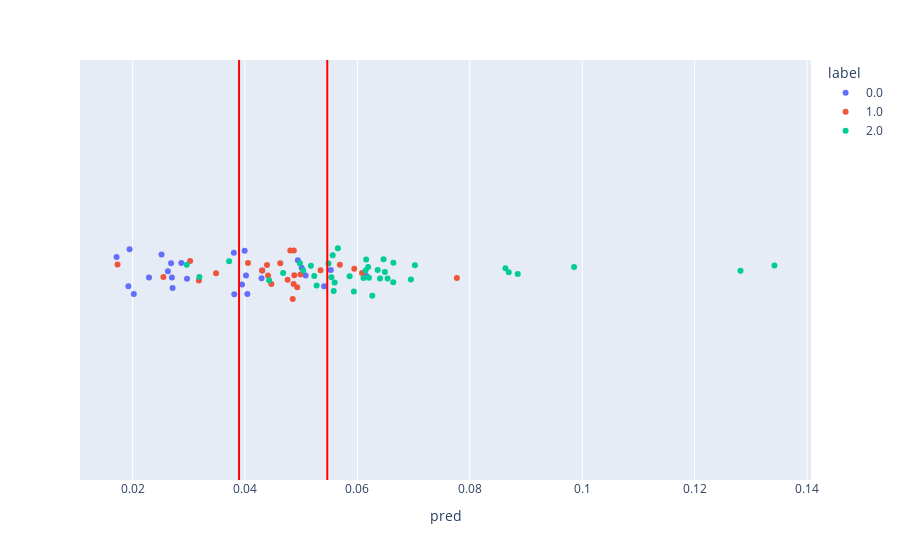

The code cell stored with this chart in its notebook:
### Code cell
fig=px.strip(df[df['mode']=="val"], color="label", x="pred", stripmode="overlay", hover_name="identifier")
for t in thresh:
    fig.add_vline(x=t, line_color="red")
fig

### Figure 1 — Plotly figure (JSON) as saved in the notebook; plotly's stock layout.template omitted (floating-point values rounded to 4 significant figures)
{"data": [{"alignmentgroup": "True", "boxpoints": "all", "fillcolor": "rgba(255,255,255,0)", "hoveron": "points", "hovertemplate": "<b>%{hovertext}</b><br><br>label=0.0<br>pred=%{x}<extra></extra>", "hovertext": ["sub-000103_ses-standard", "sub-000148_ses-standard", "sub-000149_ses-standard", "sub-003617_ses-standard", "sub-010769_ses-standard", "sub-012059_ses-standard", "sub-067018_ses-standard", "sub-132674_ses-standard", "sub-132674_ses-headmotion1", "sub-153486_ses-standard", "sub-177856_ses-standard", "sub-253306_ses-standard", "sub-258056_ses-standard", "sub-281888_ses-standard", "sub-351288_ses-standard", "sub-401697_ses-standard", "sub-453666_ses-standard", "sub-508037_ses-standard", "sub-535925_ses-standard", "sub-579247_ses-standard", "sub-669067_ses-standard", "sub-678878_ses-standard", "sub-697441_ses-standard", "sub-740606_ses-standard", "sub-750675_ses-standard", "sub-862915_ses-standard"], "legendgroup": "0.0", "line": {"color": "rgba(255,255,255,0)"}, "marker": {"color": "#636efa"}, "name": "0.0", "offsetgroup": "0.0", "orientation": "h", "pointpos": 0, "showlegend": true, "type": "box", "x": [0.02629, 0.04295, 0.02969, 0.04941, 0.05527, 0.03803, 0.02685, 0.05408, 0.06163, 0.04042, 0.01926, 0.027, 0.03994, 0.02023, 0.02712, 0.02868, 0.04018, 0.04309, 0.05008, 0.0381, 0.02516, 0.01947, 0.01715, 0.02292, 0.05079, 0.03949], "x0": " ", "xaxis": "x", "y0": " ", "yaxis": "y"}, {"alignmentgroup": "True", "boxpoints": "all", "fillcolor": "rgba(255,255,255,0)", "hoveron": "points", "hovertemplate": "<b>%{hovertext}</b><br><br>label=1.0<br>pred=%{x}<extra></extra>", "hovertext": ["sub-000103_ses-headmotion1", "sub-000183_ses-standard", "sub-000183_ses-headmotion1", "sub-003617_ses-headmotion1", "sub-012059_ses-headmotion2", "sub-067018_ses-headmotion1", "sub-067018_ses-headmotion2", "sub-177856_ses-headmotion1", "sub-253306_ses-headmotion1", "sub-281888_ses-headmotion1", "sub-351288_ses-headmotion1", "sub-351288_ses-headmotion2", "sub-424015_ses-standard", "sub-453666_ses-headmotion1", "sub-468609_ses-standard", "sub-508037_ses-headmotion1", "sub-535925_ses-headmotion1", "sub-567551_ses-standard", "sub-579247_ses-headmotion1", "sub-654178_ses-standard", "sub-654178_ses-headmotion1", "sub-669067_ses-headmotion1", "sub-678878_ses-headmotion1", "sub-740606_ses-headmotion1"], "legendgroup": "1.0", "line": {"color": "rgba(255,255,255,0)"}, "marker": {"color": "#EF553B"}, "name": "1.0", "offsetgroup": "1.0", "orientation": "h", "pointpos": 0, "showlegend": true, "type": "box", "x": [0.04392, 0.01732, 0.02549, 0.05687, 0.04988, 0.04865, 0.04759, 0.0447, 0.0487, 0.04877, 0.03024, 0.03486, 0.0318, 0.04806, 0.04929, 0.0777, 0.05944, 0.0485, 0.06082, 0.04303, 0.05345, 0.04053, 0.04411, 0.04628], "x0": " ", "xaxis": "x", "y0": " ", "yaxis": "y"}, {"alignmentgroup": "True", "boxpoints": "all", "fillcolor": "rgba(255,255,255,0)", "hoveron": "points", "hovertemplate": "<b>%{hovertext}</b><br><br>label=2.0<br>pred=%{x}<extra></extra>", "hovertext": ["sub-000103_ses-headmotion2", "sub-000148_ses-headmotion1", "sub-000148_ses-headmotion2", "sub-000149_ses-headmotion1", "sub-000149_ses-headmotion2", "sub-000183_ses-headmotion2", "sub-003617_ses-headmotion2", "sub-010769_ses-headmotion1", "sub-010769_ses-headmotion2", "sub-012059_ses-headmotion1", "sub-132674_ses-headmotion2", "sub-153486_ses-headmotion1", "sub-153486_ses-headmotion2", "sub-177856_ses-headmotion2", "sub-253306_ses-headmotion2", "sub-258056_ses-headmotion1", "sub-258056_ses-headmotion2", "sub-281888_ses-headmotion2", "sub-401697_ses-headmotion1", "sub-401697_ses-headmotion2", "sub-424015_ses-headmotion2", "sub-453666_ses-headmotion2", "sub-468609_ses-headmotion1", "sub-468609_ses-headmotion2", "sub-508037_ses-headmotion2", "sub-535925_ses-headmotion2", "sub-567551_ses-headmotion1", "sub-567551_ses-headmotion2", "sub-579247_ses-headmotion2", "sub-654178_ses-headmotion2", "sub-669067_ses-headmotion2", "sub-678878_ses-headmotion2", "sub-697441_ses-headmotion1", "sub-697441_ses-headmotion2", "sub-740606_ses-headmotion2", "sub-750675_ses-headmotion1", "sub-750675_ses-headmotion2", "sub-862915_ses-headmotion1", "sub-862915_ses-headmotion2"], "legendgroup": "2.0", "line": {"color": "rgba(255,255,255,0)"}, "marker": {"color": "#00cc96"}, "name": "2.0", "offsetgroup": "2.0", "orientation": "h", "pointpos": 0, "showlegend": true, "type": "box", "x": [0.06156, 0.05862, 0.06265, 0.06362, 0.06952, 0.02965, 0.05486, 0.08634, 0.08853, 0.06466, 0.07024, 0.04678, 0.05579, 0.03718, 0.0664, 0.05232, 0.0443, 0.03189, 0.1282, 0.1342, 0.05173, 0.05537, 0.05652, 0.06404, 0.08694, 0.06146, 0.09855, 0.06109, 0.06639, 0.05595, 0.05275, 0.05561, 0.06191, 0.05036, 0.04977, 0.06205, 0.06538, 0.05937, 0.0649], "x0": " ", "xaxis": "x", "y0": " ", "yaxis": "y"}], "layout": {"boxmode": "overlay", "legend": {"title": {"text": "label"}, "tracegroupgap": 0}, "margin": {"t": 60}, "shapes": [{"line": {"color": "red"}, "type": "line", "x0": 0.05464, "x1": 0.05464, "xref": "x", "y0": 0, "y1": 1, "yref": "y domain"}, {"line": {"color": "red"}, "type": "line", "x0": 0.03895, "x1": 0.03895, "xref": "x", "y0": 0, "y1": 1, "yref": "y domain"}], "xaxis": {"anchor": "y", "domain": [0, 1], "title": {"text": "pred"}}, "yaxis": {"anchor": "x", "domain": [0, 1]}}}
